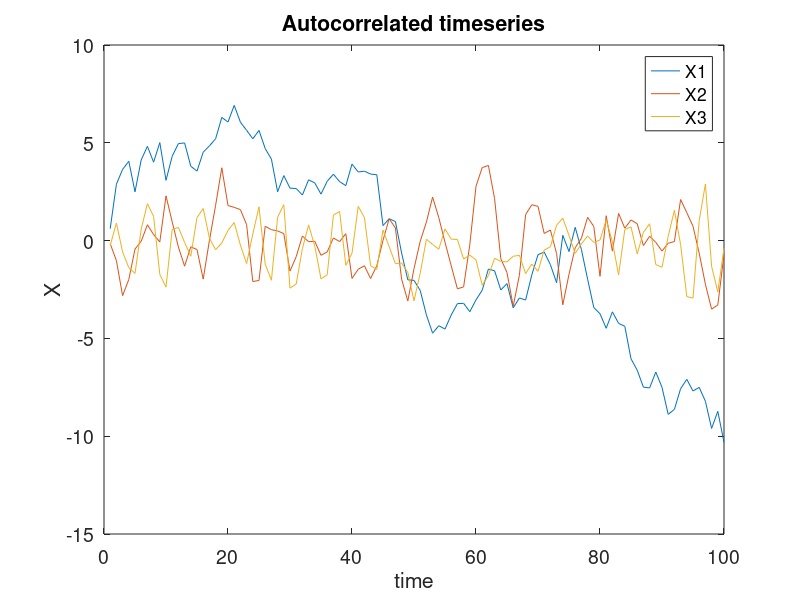
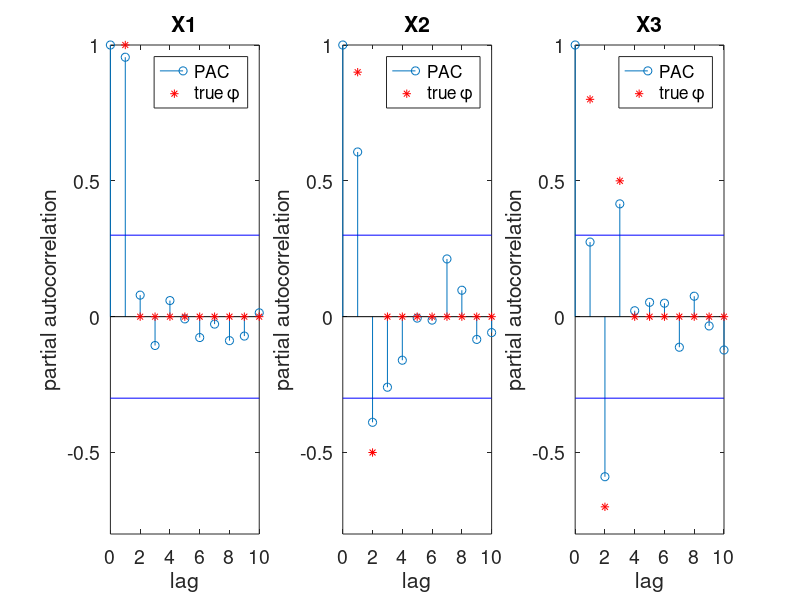

Reproduce these figures in MATLAB, in order. (Note: this script raises an error after producing the figures.)
%% Introduction to autoregression
% A timeseries is autocorrelated if the value at each timepoint depends on values 
% at previous timepoints. This is relevant in many ecological contexts. 
% 
% If a timeseries is autocorrelated, it has structure which will confound certain 
% analyses. An excellent example is that autocorrelated timeseries which are independent 
% tend to appear correlated (see tutorial in introduction for demonstration).
% 
% In this introduction, we demonstrate how to identify when a timeseries is 
% autocorrelated. Then, we demonstrate how to remove the autocorrelated component 
% of a timeseries using autoregression.
%% Simulating test data
% First, we need to generate timeseries data. Autoregression (AR) models are 
% a general framework for doing this. A simple, linear AR model is:
% 
% $$X_t =c+\sum_{k=1}^{p} \phi_k X_{t-k} +\varepsilon_t$$
% 
% where $X_t$ is the value at time $t$ and $X_{t-k}$ is the value at time $t-k$. 
% (Here, $t$is an index, i.e. the $t^{\mathrm{th}}$ sampled timepoint.) The $\phi_k$ 
% are the autoregression coefficients, and $p$ is the maximum time lag. Each $X_t$ 
% then, is a linear combination of previous terms $X_{t-k}$. The $\varepsilon_t$ 
% are noise, and $c$ is a constant.
% 
% Here, we generate several timeseries with different maximum time lags and 
% autoregressive (AR) coefficients.

clear;
pkg load nan;
pkg load tsa;
addpath('./helper_functions');

NT = 100; % number of timepoints
epsilon = randn([NT 3]); % noise normally distributed ~N(0,1)

% specify AR coefficients
phi = [1 0 0; % first timeseries X1
    0.9 -0.5 0; % second timeseries X2
    0.8 -0.7 0.5]'; % third timeseries X3

p = sum(phi~=0); % maximum lags

X = zeros(NT,3);
for i = 1:3
    X(1:p(i),i) = cumsum(epsilon(1:p(i),i));
    for j = p(i)+1:NT
        X(j,i) = sum(X(j-1:-1:j-p(i),i).*phi(1:p(i),i)) + epsilon(j,i);
    end
end

figure();
plot(X);
xlabel('time');
ylabel('X');
legend({'X1','X2','X3'});
title('Autocorrelated timeseries');
set(gca,'FontSize',14);
%% Partial autocorrelation to detect maximum time lag
% Next, we compute the partial autocorrelation function for each timeseries. 
% The partial autocorrelation indicates which lags are important.

threshold = 0.3; % arbitrary threshold for finding maximum lag

maxlags = 10; % how many lags to check
pac = zeros(maxlags+1,3);
p_hat = zeros(1,3); % estimated maximum lag
for i = 1:3
    pac(:,i) = [1; -pacf(X(:,i)',maxlags)'];
    p_hat(i) = find(abs(pac(:,i))>threshold,1,'last')-1;
end
lags = 0:maxlags; % lag vector

% did partial autocorrelation correctly estimate the maximum lags?
fprintf('true maximum lag: %d %d %d\nestimated maximum lag: %d %d %d\n',p,p_hat);
if ~all(p==p_hat)
    fprintf('WARNING: estimated maximum lags are not correct.\nAdjust threshold before computing AR coefficients.\n')
end

figure();
for i = 1:3
    subplot(1,3,i);
    stem(lags,pac(:,i));
    hold on;
    plot(1:p(i),phi(1:p(i),i),'r*'); % true phi
    plot(p(i)+1:maxlags,zeros(1,maxlags-p(i)),'r*');
    plot([0 maxlags],[threshold threshold],'b'); % threshold
    plot([0 maxlags],-[threshold threshold],'b');
    hold off;
    ylim([-0.8 1]);
    xlabel('lag');
    ylabel('partial autocorrelation');
    title(sprintf('X%d',i));
    legend({'PAC','true \phi'});
    set(gca,'FontSize',14);
end
resize_figure(1,2);

%% 
% The results from partial autocorrelation can be used as a proxy for timescales 
% of dynamical processes. For example, X1 is autocorrelated for the first time 
% lag only. Therefore, we estimate that the turnover time of X1 is on the order 
% of the sampling period.
%% Estimating AR coefficients
% Using the estimated maximum lags, we can now construct AR models to estimate 
% the AR coefficients.

phi_hat = zeros(max(p_hat),3); % AR coefficients
for i = 1:3
    acf = [1 acorf(X(:,i)',p_hat(i))]; % compute acf using the estimated maximum lag from pac
    [ar_est,~,~] = durlev(acf); % estimate AR coefficients
    phi_hat(1:p_hat(i),i) = ar_est; % collect estimated AR coefficients
end
% pad with zeros if p and p_hat were different
if size(phi,1)~=size(phi_hat,1)
    tmpn = max(size(phi,1),size(phi_hat,1));
    phi = [phi; zeros(tmpn-size(phi,1),3)];
    phi_hat = [phi_hat; zeros(tmpn-size(phi_hat,1),3)];
end

figure();
plot(phi,phi_hat,'o','MarkerSize',10);
plot_one2one();
xlabel('true \phi');
ylabel('estimated \phi');
legend({'X1','X2','X3'},'Location','NorthWest');
title('Estimated AR coefficients');
set(gca,'FontSize',14);
%% 
% The original AR coefficients are recovered fairly well, as long as the maximum 
% lag $p$ is estimated correctly. 
%% Computing residual timeseries
% Once we have the AR coefficients, we can remove the autocorrelated component 
% from the timeseries. This gives us the _residual_ timeseries:
% 
% $$X_{t,\mathrm{residual}} =X_t -\sum_{k=1}^p \phi_k X_{t-k}$$
% 
% The residual timeseries is more appropriate for certain kinds of statistical 
% analyses. For example, correlation and regression based analyses are often used 
% to link variables together (e.g., bacteria A and bacteria B are associated). 
% Performing these analyses on the original timeseries will lead to a high false 
% positive rate.

Xresidual = zeros(NT,3);
for i = 1:3
    for j = p_hat(i)+1:NT
        Xresidual(j,i) = X(j,i) - sum(X(j-1:-1:j-p_hat(i),i).*phi_hat(1:p_hat(i),i));
    end
end

figure();
plot(Xresidual);
legend({'X1','X2','X3'});
xlabel('time');
ylabel('X_{residual}');
title('Residuals of X')
set(gca,'FontSize',14);
%% 
% In this tutorial, we used an AR model to generate the timeseries in the first 
% place. Therefore, we can compare the estimated residuals to the true residuals 
% to see how well our AR analysis performed.

figure();
plot(epsilon,Xresidual,'o');
plot_one2one();
xlabel('true residuals');
ylabel('estimated residuals');
legend({'X1','X2','X3'},'Location','NorthWest');
set(gca,'FontSize',14);


